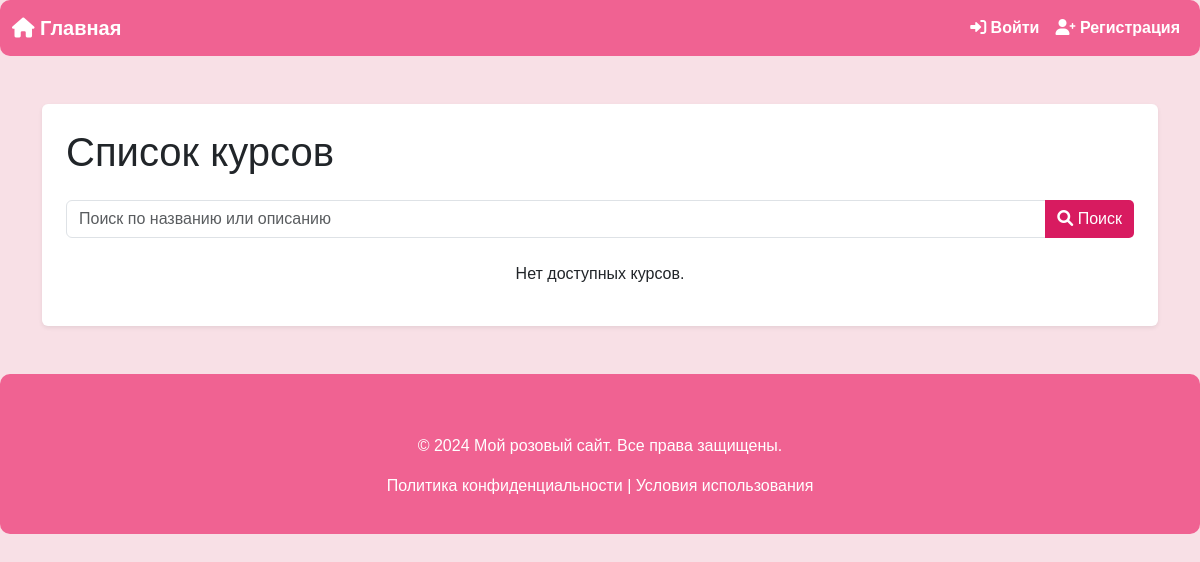
Before: /courses/ with the older database file.
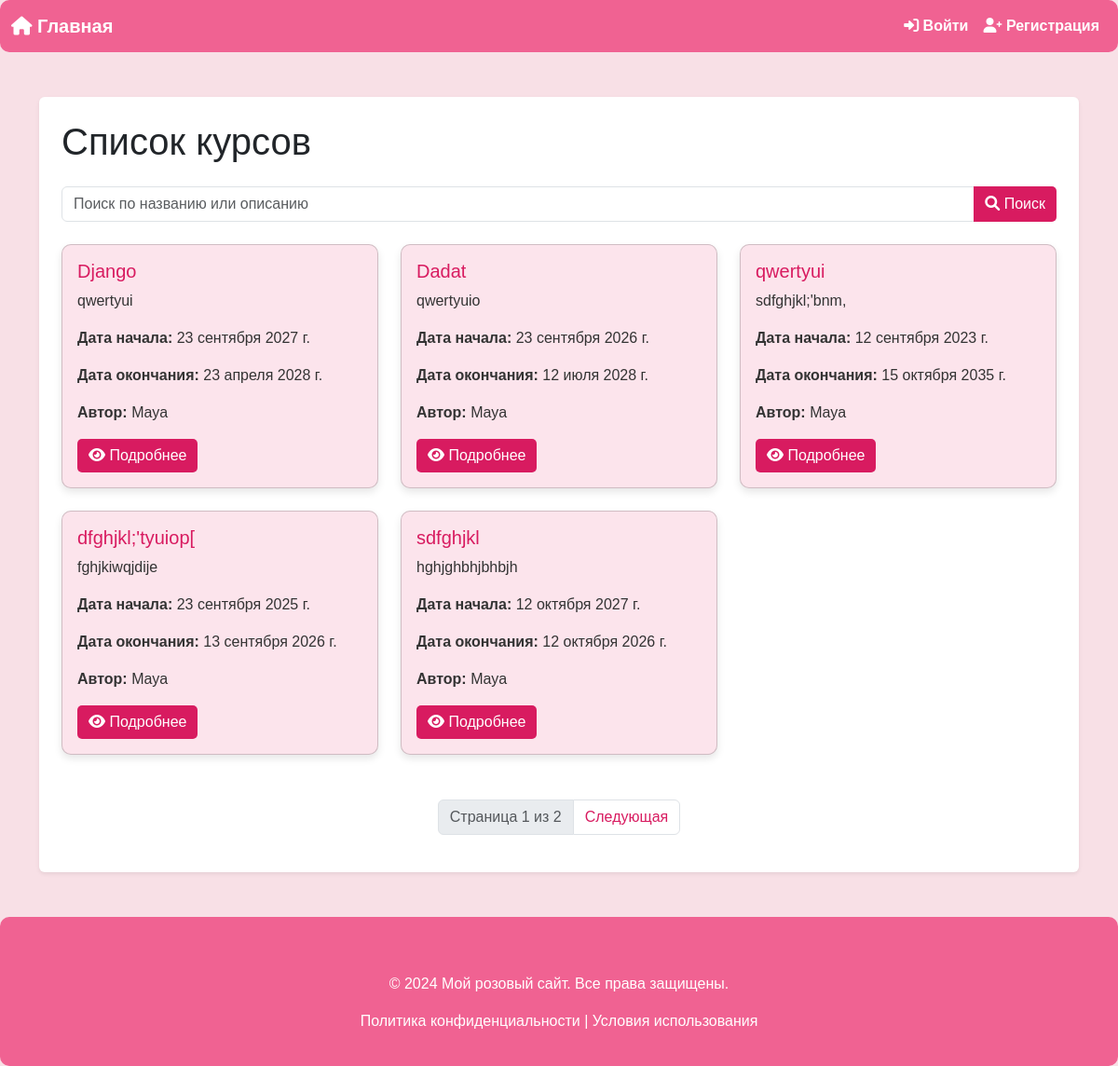
After: the same page with the newer database file.
### courses/models.py (models this page shows, shortened)
class Course(BaseModel):
    title = models.CharField(max_length=255, verbose_name="Название курса")
    description = models.TextField(verbose_name="Описание курса")
    start_date = models.DateField(verbose_name="Дата начала курса")
    end_date = models.DateField(verbose_name="Дата окончания курса")
    logo = models.ImageField(upload_to='course_logos/', null=True, blank=True, verbose_name="Логотип курса")
    created_by = models.ForeignKey(User, on_delete=models.CASCADE, related_name="courses", verbose_name="Автор курса")
    class Meta:
        verbose_name = "Курс"
        verbose_name_plural = "Курсы"

### courses/views.py (the view)
# urls.py: path('', CourseListView.as_view(), name="list"),
class CourseListView(ListView):
    model = Course
    template_name = "courses/course_list.html"
    context_object_name = "courses"
    paginate_by = 5
    def get_queryset(self):
        query = self.request.GET.get("q")
        queryset = Course.objects.all()
        if query:
            queryset = queryset.filter(Q(title__icontains=query) | Q(description__icontains=query))
        return queryset

### templates/courses/course_list.html (shortened to what this page needs)
{% extends "base.html" %}
{% block content %}
<h1 class="mb-4">Список курсов</h1>
<form method="get" class="mb-4">
    <div class="input-group">
        <input type="text" name="q" class="form-control" placeholder="Поиск по названию или описанию" value="{{ request.GET.q }}">
        <button type="submit" class="btn btn-primary"><i class="fas fa-search"></i> Поиск</button>
    </div>
</form>
<div class="row">
    {% for course in courses %}
        <div class="col-md-6 col-lg-4 mb-4">
            <div class="card h-100">
                <div class="card-body">
                    <h5 class="card-title">{{ course.title }}</h5>
                    <p class="card-text">{{ course.description|truncatewords:20 }}</p>
                    <p><strong>Дата начала:</strong> {{ course.start_date }}</p>
                    <p><strong>Дата окончания:</strong> {{ course.end_date }}</p>
                    <p><strong>Автор:</strong> {{ course.created_by.username }}</p>
                    <div class="mt-3">
                        <a href="{% url 'courses:detail' course.pk %}" class="btn btn-primary"><i class="fas fa-eye"></i> Подробнее</a>
                    </div>
                </div>
            </div>
        </div>
    {% empty %}
        <div class="col-12">
            <p class="text-center">Нет доступных курсов.</p>
        </div>
    {% endfor %}
</div>
{% if is_paginated %}
    <nav aria-label="Page navigation" class="mt-4">
        <ul class="pagination justify-content-center">
            <li class="page-item disabled">
                <span class="page-link">Страница {{ page_obj.number }} из {{ page_obj.paginator.num_pages }}</span>
            </li>
            {% if page_obj.has_next %}
                <li class="page-item">
                    <a class="page-link" href="?page={{ page_obj.next_page_number }}&q={{ request.GET.q }}">Следующая</a>
                </li>
            {% endif %}
        </ul>
    </nav>
{% endif %}
{% endblock %}

### templates/base.html (shortened to what this page needs)
<!DOCTYPE html>
<html lang="ru">
<head>
    <link href="https://cdn.jsdelivr.net/npm/bootstrap@5.3.0-alpha1/dist/css/bootstrap.min.css" rel="stylesheet">
    <link href="https://cdnjs.cloudflare.com/ajax/libs/font-awesome/6.0.0-beta3/css/all.min.css" rel="stylesheet">
</head>
<body>
<nav class="navbar navbar-expand-lg navbar-light">
    <div class="container-fluid">
        <a class="navbar-brand fade-in" href="{% url 'courses:list' %}">
            <i class="fas fa-home"></i> Главная
        </a>
        <div class="collapse navbar-collapse" id="navbarNav">
            <ul class="navbar-nav ms-auto">
                {% if user.is_authenticated %}
                    <li class="nav-item">
                        <a class="nav-link fade-in" href="#">
                            <i class="fas fa-user"></i> {{ user.username }}
                        </a>
                    </li>
                    <li class="nav-item">
                        <a class="nav-link fade-in" href="{% url 'users:logout_confirm' %}">
                            <i class="fas fa-sign-out-alt"></i> Выход
                        </a>
                    </li>
                {% else %}
                    <li class="nav-item">
                        <a class="nav-link fade-in" href="{% url 'users:login' %}">
                            <i class="fas fa-sign-in-alt"></i> Войти
                        </a>
                    </li>
                    <li class="nav-item">
                        <a class="nav-link fade-in" href="{% url 'users:register' %}">
                            <i class="fas fa-user-plus"></i> Регистрация
                        </a>
                    </li>
                {% endif %}
            </ul>
        </div>
    </div>
</nav>
<main class="container my-5 fade-in">
    <div class="bg-white p-4 shadow-sm rounded">
        {% block content %}
        {% endblock %}
    </div>
</main>
<footer class="footer fade-in">
    <div class="container">
        <p>&copy; 2024 Мой розовый сайт. Все права защищены.</p>
        <p>
            <a href="#">Политика конфиденциальности</a> |
            <a href="#">Условия использования</a>
        </p>
    </div>
</footer>
</body>
</html>

### templates/base.html (style rules this page uses)
body { background-color: #f8e0e6; font-family: 'Arial', sans-serif; }
.navbar { background-color: #f06292; border-radius: 10px; margin-bottom: 20px; }
.navbar-brand, .nav-link { color: white !important; font-weight: bold; }
.container { margin-top: 40px; }
.card { background-color: #fce4ec; border-radius: 10px; box-shadow: 0 4px 8px rgba(0, 0, 0, 0.1); transition: transform 0.3s ease-in-out; }
.card-body { color: #333; }
.card-title { color: #d81b60; }
.btn-primary { background-color: #d81b60; border: none; border-radius: 5px; transition: background-color 0.3s ease; }
.pagination a { color: #d81b60; transition: color 0.3s ease; }
.footer { background-color: #f06292; color: white; padding: 20px 0; text-align: center; border-radius: 10px; margin-top: 40px; }
.footer a { color: white; text-decoration: none; transition: color 0.3s ease; }
.fade-in { animation: fadeIn 1s ease-in-out; }

Changed rows visible on the page:
added Course: title "Django", description "qwertyui", start_date "23 сентября 2027 г.", end_date "23 апреля 2028 г.", created_by.username "Maya"
added Course: title "Dadat", description "qwertyuio", start_date "23 сентября 2026 г.", end_date "12 июля 2028 г.", created_by.username "Maya"
added Course: title "qwertyui", description "sdfghjkl;'bnm,", start_date "12 сентября 2023 г.", end_date "15 октября 2035 г.", created_by.username "Maya"
added Course: title "dfghjkl;'tyuiop[", description "fghjkiwqjdije", start_date "23 сентября 2025 г.", end_date "13 сентября 2026 г.", created_by.username "Maya"
added Course: title "sdfghjkl", description "hghjghbhjbhbjh", start_date "12 октября 2027 г.", end_date "12 октября 2026 г.", created_by.username "Maya"
Other visible differences:
{{ page_obj.number }}: (not shown) → "1"
{{ page_obj.paginator.num_pages }}: (not shown) → "2"
text no longer shown: "Нет доступных курсов."
text now shown: "Страница из Следующая"
